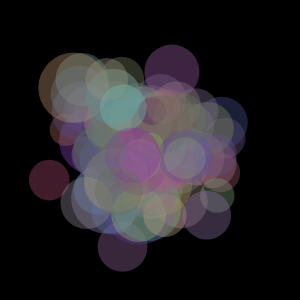
Frame 1 (no input)
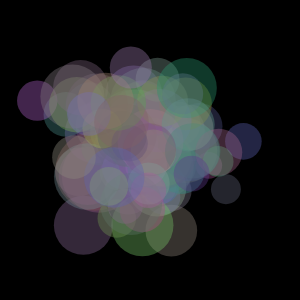
Frame 60 (no input)
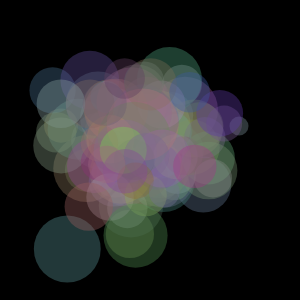
Frame 120 (the mouse pressed at the canvas centre since frame 60)

The p5.js sketch that drew these frames (run headless with seeded random() and noise() and a simulated clock; from frame 60 on, the mouse is pressed at the canvas centre):

// p5.js sketch
// ── sketch.js
// tecnica para que el inicio y el final de una animacion aleatoria coincidan
//cc 136.2 PErlin gifs

let noiseMax = .5;
let phase = .4;
let a = 0; // angle
let xNoise, yNoise;
let particles = [];

function setup() {
	createCanvas(300, 300);
	for (let p =0;p<100;p++) {
		particles[p] = new Particle();
	}

	slider = createSlider(0, 10, 1, .01);
	slider_phase = createSlider(0, 4, 0, .01);
	slider_rot_speed = createSlider(0, 1, 0, .01);
	//frameRate(20);
}

function draw() {
	//noiseSeed(99); // para que repita el noise space en cada corrida
	noiseMax = slider.value();
	background(0);
	let xoff = 0; // 2d perlin noise offsets
	let yoff = 0;
	for (let p = 0; p < particles.length; p++) {
		particles[p].render(a+phase);
	}
	//phase=phase+slider_phase.value();
	// xoff = map(cos(a + phase + slider_phase.value()), -1, 1, 0, noiseMax);
	// yoff = map(sin(a + phase + slider_phase.value()), -1, 1, 0, noiseMax);
	// let r = noise(xoff, yoff);

	// let x = map(xoff, 0, 1, 0, width);
	// let y = map(yoff, 0, 1, 0, height);
	// fill(r * 255);

	a += radians(.4);

	phase += slider_rot_speed.value();
}
// ── NoiseLoop.js
class NoiseLoop {
  constructor(diameter, min, max) {
    this.diameter = diameter;
    this.min = min;
    this.max = max;
    this.cx=random(1000);// ubicacion de las coordenadas del vertice para tomar los valores de noise func
    this.cy = random(1000);

  }

  value(a) {
    //phase=phase+slider_phase.value();
    // xoff = map(cos(a + phase + slider_phase.value()), -1, 1, 0, noiseMax);
    // yoff = map(sin(a + phase + slider_phase.value()), -1, 1, 0, noiseMax);
    // let r = noise(xoff, yoff);

    // let x = map(xoff, 0, 1, 0, width);
    // let y = map(yoff, 0, 1, 0, height);

    let xoff = map(cos(a), -1, 1, this.cx, this.cx+this.diameter);
    let yoff = map(sin(a), -1, 1, 0+this.cy, this.diameter+this.cy);
    let r = noise(xoff, yoff);
    return map(r, 0, 1, this.min, this.max);

  }
}
// ── particle.js
class Particle {
  constructor() {

    this.xNoise = new NoiseLoop(1,0, width);
    this.yNoise = new NoiseLoop(1,0, height);
    this.dNoise = new NoiseLoop(2, 10, 100);
    this.rNoise = new NoiseLoop(5, 0, 255);
    this.gNoise = new NoiseLoop(5, 0, 255);
    this.bNoise = new NoiseLoop(5, 0, 255);

  }

  render(a) {
    noStroke();

    let x = this.xNoise.value(a);
    let y = this.yNoise.value(a);
    let r = this.rNoise.value(a);
    let g = this.gNoise.value(a);
    let b = this.bNoise.value(a);
    fill(r, g, b,100);
    ellipse(x, y, this.dNoise.value(a));
  }
}
